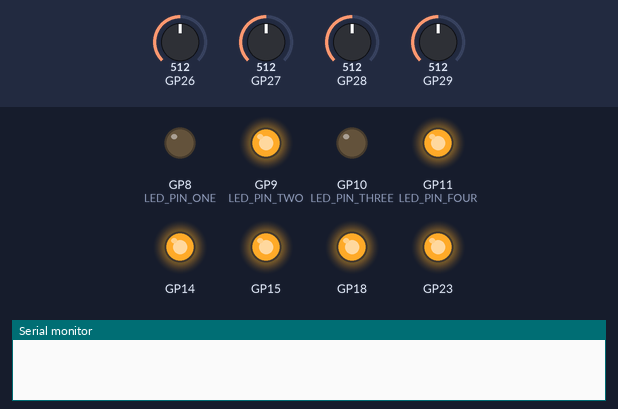
Simulated run of this sketch. Board: Raspberry Pi Pico. Shown: output pins drawn as LEDs (lit = HIGH), the last lines printed to the serial monitor. The test bench sets the inputs (shaded band); at power-on: GP26 = 512, GP27 = 512, GP28 = 512, GP29 = 512.

Above: at 0.2 s.
At 1.7 s:
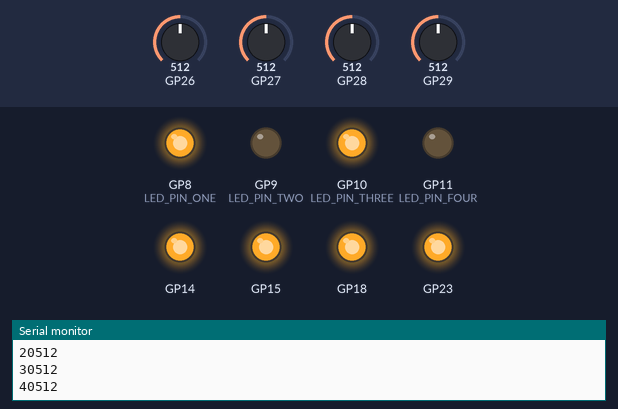
Timing chart, 0 to 3.0 s (numbered marks = the images above):
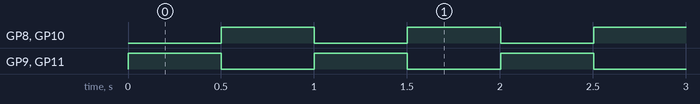

Measured:
- by itself, GP8 (LED_PIN_ONE), GP9 (LED_PIN_TWO), GP10 (LED_PIN_THREE), GP11 (LED_PIN_FOUR): alternates HIGH for 0.50 s and LOW for 0.50 s

The sketch:

blink_test.ino
```cpp
int LED_PIN_ONE = 8;
int LED_PIN_TWO = 9;
int LED_PIN_THREE = 10;
int LED_PIN_FOUR = 11;

void setup() {
  // put your setup code here, to run once:
  pinMode(14, OUTPUT);
  digitalWrite(14, HIGH);
  pinMode(15, OUTPUT);
  digitalWrite(15, HIGH);
  pinMode(18, OUTPUT);
  digitalWrite(18, HIGH);
  pinMode(23, OUTPUT);
  digitalWrite(23, HIGH);
  pinMode(LED_PIN_ONE, OUTPUT);
  digitalWrite(LED_PIN_ONE, HIGH);
  pinMode(LED_PIN_TWO, OUTPUT);
  digitalWrite(LED_PIN_TWO, LOW);
  pinMode(LED_PIN_THREE, OUTPUT);
  digitalWrite(LED_PIN_THREE, HIGH);
  pinMode(LED_PIN_FOUR, OUTPUT);
  digitalWrite(LED_PIN_FOUR, LOW);
  Serial.begin();
  Serial1.setRX(1);
  Serial1.setTX(0);
  Serial1.begin(9600);
}

void loop() {
  // put your main code here, to run repeatedly:
  digitalWrite(LED_PIN_ONE, !digitalRead(LED_PIN_ONE));
  digitalWrite(LED_PIN_TWO, !digitalRead(LED_PIN_TWO));
  digitalWrite(LED_PIN_THREE, !digitalRead(LED_PIN_THREE));
  digitalWrite(LED_PIN_FOUR, !digitalRead(LED_PIN_FOUR));
  delay(500);
  Serial.println(analogRead(A0) + 10000);
  Serial.println(analogRead(A1) + 20000);
  Serial.println(analogRead(A2) + 30000);
  Serial.println(analogRead(A3) + 40000);
  // Serial1.println('4');
}
```
